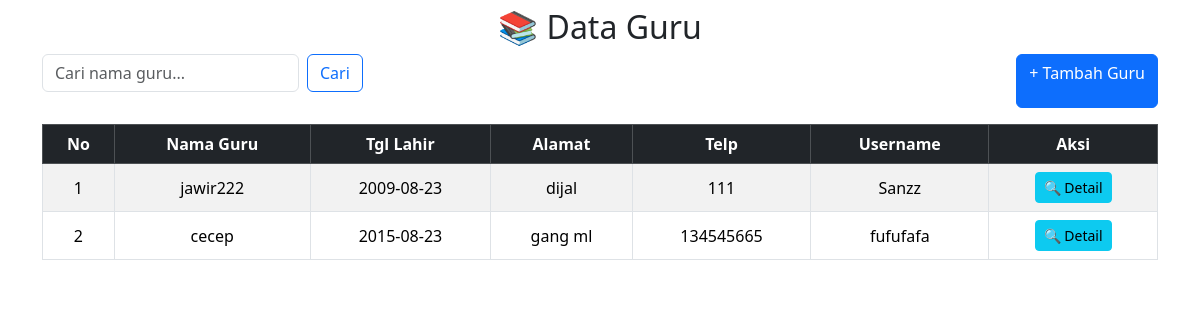
/sanzz_php/admin/guru.php, run on the app's committed database.
### tables this page shows
CREATE TABLE `guru` (
  `id_guru` int NOT NULL,
  `nama_guru` varchar(100) NOT NULL,
  `tgl_lahir` date NOT NULL,
  `alamat` text NOT NULL,
  `telp` varchar(15) NOT NULL,
  `username` varchar(20) NOT NULL,
  `password` varchar(35) NOT NULL
);

### sanzz_php/admin/guru.php (the view, shortened to what this page needs)
<?php
include "../koneksi.php";
$cari = "";
if (isset($_GET['cari']) && $_GET['cari'] != "") {
    $cari = $_GET['cari'];
    $query = "SELECT * FROM guru WHERE nama_guru LIKE '%$cari%' ORDER BY id_guru DESC";
} else {
    $query = "SELECT * FROM guru ORDER BY id_guru DESC";
}
$result = mysqli_query($koneksi, $query);
?>
<link href="https://cdn.jsdelivr.net/npm/bootstrap@5.3.3/dist/css/bootstrap.min.css" rel="stylesheet">
<div class="container mt-2">
    <h2 class="mb-2 text-center">📚 Data Guru</h2>
    <div class="d-flex justify-content-between mb-3 flex-wrap gap-2">
        <form class="d-flex" method="get" action="">
            <input class="form-control me-2" type="search" name="cari" placeholder="Cari nama guru..." value="<?= htmlspecialchars($cari) ?>">
            <button class="btn btn-outline-primary" type="submit">Cari</button>
        </form>
        <a href="guru_tambah.php" class="btn btn-primary">+ Tambah Guru</a>
    </div>
    <div class="table-responsive">
        <table class="table table-bordered table-striped table-hover align-middle text-center">
            <thead class="table-dark">
                <tr>
                    <th>No</th>
                    <th>Nama Guru</th>
                    <th>Tgl Lahir</th>
                    <th>Alamat</th>
                    <th>Telp</th>
                    <th>Username</th>
                    <th>Aksi</th>
                </tr>
            </thead>
            <tbody>
                <?php
                $no = 1;
                if (mysqli_num_rows($result) > 0) {
                    while ($row = mysqli_fetch_assoc($result)) { ?>
                        <tr>
                            <td><?= $no++ ?></td>
                            <td><?= htmlspecialchars($row['nama_guru']) ?></td>
                            <td><?= htmlspecialchars($row['tgl_lahir']) ?></td>
                            <td><?= htmlspecialchars($row['alamat']) ?></td>
                            <td><?= htmlspecialchars($row['telp']) ?></td>
                            <td><?= htmlspecialchars($row['username']) ?></td>
                            <td>
                                <button
                                    class="btn btn-info btn-sm"
                                    data-bs-toggle="modal"
                                    data-bs-target="#detailModal<?= $row['id_guru'] ?>">
                                    🔍 Detail
                                </button>
                            </td>
                        </tr>
                    <?php }
                } else { ?>
                    <tr>
                        <td colspan="7" class="text-center text-muted">⚠️ Data tidak ditemukan</td>
                    </tr>
                <?php } ?>
            </tbody>
        </table>
    </div>
</div>

### data on the page
guru: nama_guru "jawir222", tgl_lahir "2009-08-23", alamat "dijal", telp "111", username "Sanzz"
guru: nama_guru "cecep", tgl_lahir "2015-08-23", alamat "gang ml", telp "134545665", username "fufufafa"
